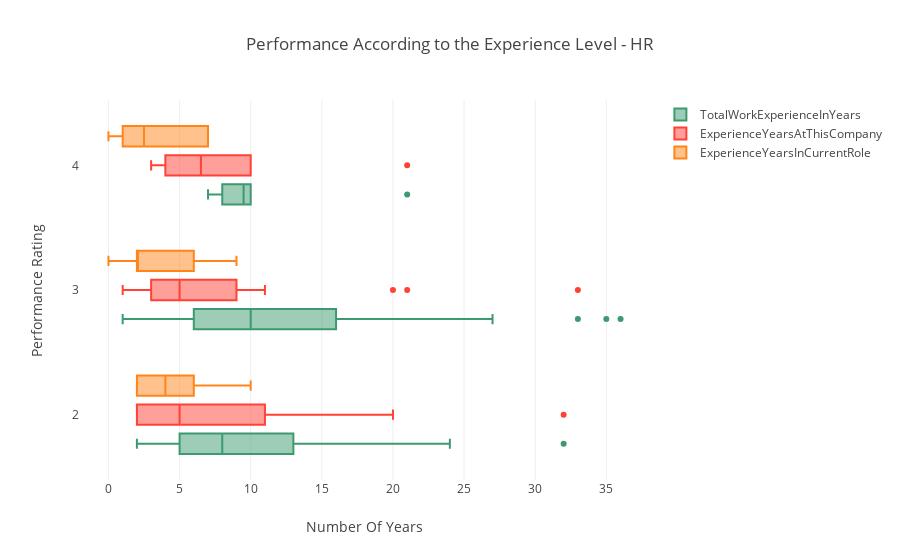

The code cell stored with this chart in its notebook:
### Markdown cell above
#### iv) Performance According to the Experience Level

### Code cell
data = [
    {
        'x': HR['TotalWorkExperienceInYears'],
        'y': HR['PerformanceRating'],
        'name':'TotalWorkExperienceInYears',
        'marker': {
            'color': '#3D9970'
        },
        'boxmean': False,
        'orientation': 'h',
        "type": "box",
    },
    {
        'x':HR['ExperienceYearsAtThisCompany'],
        'y':HR['PerformanceRating'],
        'name': 'ExperienceYearsAtThisCompany',
        'marker':{
            'color': '#FF4136',
        },
        'boxmean': False,
        'orientation': 'h',
        "type": "box",
    },
    {
        'x': HR['ExperienceYearsInCurrentRole'],
        'y': HR['PerformanceRating'],
        'name':'ExperienceYearsInCurrentRole',
        'marker': {
            'color': '#FF851B',
        },
        'boxmean': False,
        'orientation': 'h',
        "type": "box",
    }
]
layout = {
    'xaxis': {
        'title': 'Number Of Years',
        'zeroline': False,
    },
    'yaxis': {
        'title': 'Performance Rating ',
        'zeroline': False,
    },
    'boxmode': 'group',
    'title': 'Performance According to the Experience Level - HR ',
    }
fig = go.Figure(data=data, layout=layout)

py.iplot(fig)

### Figure 1 — Plotly figure (JSON) as saved in the notebook; plotly's stock layout.template omitted (floating-point values rounded to 4 significant figures)
{"data": [{"boxmean": false, "marker": {"color": "#3D9970"}, "name": "TotalWorkExperienceInYears", "orientation": "h", "type": "box", "uid": "2ebac038-0e3c-4406-b43c-5665a43cb7fa", "x": [23, 12, 8, 6, 6, 13, 7, 6, 24, 6, 5, 10, 14, 10, 36, 33, 21, 10, 8, 2, 21, 10, 27, 14, 8, 10, 9, 3, 6, 10, 19, 13, 2, 3, 1, 10, 1, 7, 35, 6, 9, 16, 7, 23, 8, 12, 7, 9, 4, 1, 11, 32, 10, 16], "y": [3, 3, 3, 3, 3, 3, 3, 3, 2, 2, 2, 4, 3, 3, 3, 3, 3, 3, 3, 2, 4, 3, 3, 3, 3, 3, 4, 2, 3, 2, 3, 2, 3, 3, 3, 4, 3, 3, 3, 3, 3, 3, 4, 3, 4, 3, 2, 2, 3, 3, 3, 2, 3, 3]}, {"boxmean": false, "marker": {"color": "#FF4136"}, "name": "ExperienceYearsAtThisCompany", "orientation": "h", "type": "box", "uid": "0c1c10bf-8864-45cb-91e2-1756d892de3c", "x": [21, 8, 5, 5, 5, 5, 4, 6, 20, 5, 5, 4, 10, 7, 7, 33, 20, 10, 3, 2, 21, 6, 5, 10, 2, 3, 5, 2, 4, 9, 10, 11, 1, 3, 1, 10, 1, 6, 10, 2, 9, 4, 3, 5, 8, 11, 2, 2, 3, 1, 3, 32, 2, 9], "y": [3, 3, 3, 3, 3, 3, 3, 3, 2, 2, 2, 4, 3, 3, 3, 3, 3, 3, 3, 2, 4, 3, 3, 3, 3, 3, 4, 2, 3, 2, 3, 2, 3, 3, 3, 4, 3, 3, 3, 3, 3, 3, 4, 3, 4, 3, 2, 2, 3, 3, 3, 2, 3, 3]}, {"boxmean": false, "marker": {"color": "#FF851B"}, "name": "ExperienceYearsInCurrentRole", "orientation": "h", "type": "box", "uid": "bf756bf2-dc83-4334-93fc-b0145f4209a2", "x": [6, 3, 2, 1, 4, 4, 3, 3, 6, 4, 4, 3, 9, 6, 3, 9, 7, 9, 2, 2, 7, 3, 2, 7, 2, 2, 0, 2, 2, 7, 0, 10, 0, 2, 0, 1, 0, 2, 9, 0, 0, 2, 2, 3, 7, 9, 2, 2, 2, 0, 2, 5, 2, 7], "y": [3, 3, 3, 3, 3, 3, 3, 3, 2, 2, 2, 4, 3, 3, 3, 3, 3, 3, 3, 2, 4, 3, 3, 3, 3, 3, 4, 2, 3, 2, 3, 2, 3, 3, 3, 4, 3, 3, 3, 3, 3, 3, 4, 3, 4, 3, 2, 2, 3, 3, 3, 2, 3, 3]}], "layout": {"boxmode": "group", "title": "Performance According to the Experience Level - HR ", "xaxis": {"title": "Number Of Years", "zeroline": false}, "yaxis": {"title": "Performance Rating ", "zeroline": false}}}
